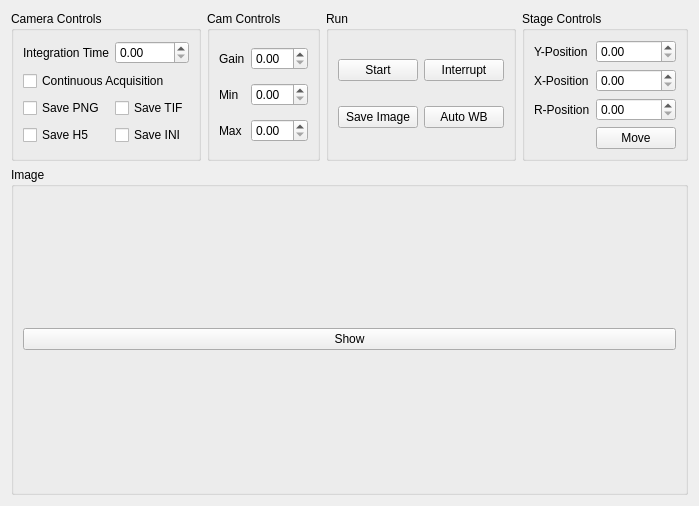
<?xml version="1.0" encoding="UTF-8"?>
<ui version="4.0">
 <class>Form</class>
 <widget class="QWidget" name="Form">
  <property name="geometry">
   <rect>
    <x>0</x>
    <y>0</y>
    <width>633</width>
    <height>506</height>
   </rect>
  </property>
  <property name="windowTitle">
   <string>Form</string>
  </property>
  <layout class="QGridLayout" name="gridLayout_2" rowstretch="0,1">

   <item row="0" column="3">
    <widget class="QGroupBox" name="move_groupBox">
     <property name="title">
      <string>Stage Controls</string>
     </property>
     <layout class="QGridLayout" name="gridLayout" columnstretch="0,0">
      <item row="0" column="1">
       <widget class="QDoubleSpinBox" name="movex_doubleSpinBox"/>
      </item>
      <item row="1" column="0">
       <widget class="QLabel" name="label_10">
        <property name="text">
         <string>X-Position</string>
        </property>
       </widget>
      </item>
      <item row="1" column="1">
       <widget class="QDoubleSpinBox" name="movey_doubleSpinBox"/>
      </item>
      <item row="0" column="0">
       <widget class="QLabel" name="label_11">
        <property name="text">
         <string>Y-Position</string>
        </property>
       </widget>
      </item>
      <item row="2" column="1">
       <widget class="QDoubleSpinBox" name="mover_doubleSpinBox"/>
      </item>
      <item row="2" column="0">
       <widget class="QLabel" name="label_3">
        <property name="text">
         <string>R-Position</string>
        </property>
       </widget>
      </item>
      <item row="3" column="1">
       <widget class="QPushButton" name="move_pushButton">
        <property name="text">
         <string>Move</string>
        </property>
       </widget>
      </item>
     </layout>
    </widget>
   </item>

   <item row="0" column="2">
    <widget class="QGroupBox" name="run_groupBox">
     <property name="title">
      <string>Run</string>
     </property>
     <layout class="QGridLayout" name="gridLayout_3">
      <item row="0" column="1">
       <widget class="QPushButton" name="interrupt_pushButton">
        <property name="text">
         <string>Interrupt</string>
        </property>
       </widget>
      </item>
      <item row="0" column="0">
       <widget class="QPushButton" name="start_pushButton">
        <property name="text">
         <string>Start</string>
        </property>
       </widget>
      </item>
      <item row="1" column="1">
       <widget class="QPushButton" name="autowb_pushButton">
        <property name="text">
         <string>Auto WB</string>
        </property>
       </widget>
      </item>
      <item row="1" column="0">
       <widget class="QPushButton" name="save_pushButton">
        <property name="text">
         <string>Save Image</string>
        </property>
       </widget>
      </item>
     </layout>
    </widget>
   </item>
   <item row="1" column="0" colspan="4">
    <widget class="QGroupBox" name="plot_groupBox">
     <property name="title">
      <string>Image</string>
     </property>
     <layout class="QVBoxLayout" name="verticalLayout">
      <item>
       <widget class="QPushButton" name="show_pushButton">
        <property name="text">
         <string>Show</string>
        </property>
       </widget>
      </item>
     </layout>
    </widget>
   </item>
   <item row="0" column="0">
    <widget class="QGroupBox" name="camera_controls_groupBox">
     <property name="title">
      <string>Camera Controls</string>
     </property>
     <layout class="QGridLayout" name="gridLayout_4">
      <item row="2" column="0" colspan="2">
       <widget class="QCheckBox" name="continuous_checkBox">
        <property name="text">
         <string>Continuous Acquisition</string>
        </property>
       </widget>
      </item>
      <item row="3" column="0">
       <widget class="QCheckBox" name="save_png_checkBox">
        <property name="text">
         <string>Save PNG</string>
        </property>
       </widget>
      </item>
      <item row="0" column="0">
       <widget class="QLabel" name="label_6">
        <property name="text">
         <string>Integration Time</string>
        </property>
       </widget>
      </item>
      <item row="0" column="1">
       <widget class="QDoubleSpinBox" name="exp_time_doubleSpinBox">
        <property name="maximum">
         <double>450.000000000000000</double>
        </property>
        <property name="singleStep">
         <double>0.300000000000000</double>
        </property>
       </widget>
      </item>
      <item row="3" column="1">
       <widget class="QCheckBox" name="save_tif_checkBox">
        <property name="text">
         <string>Save TIF</string>
        </property>
       </widget>
      </item>
      <item row="4" column="0">
       <widget class="QCheckBox" name="save_h5_checkBox">
        <property name="text">
         <string>Save H5</string>
        </property>
       </widget>
      </item>
      <item row="4" column="1">
       <widget class="QCheckBox" name="save_ini_checkBox">
        <property name="text">
         <string>Save INI</string>
        </property>
       </widget>
      </item>
     </layout>
    </widget>
   </item>
   <item row="0" column="1">
    <widget class="QGroupBox" name="roi_groupBox">
     <property name="title">
      <string>Cam Controls</string>
     </property>
     <layout class="QGridLayout" name="gridLayout" columnstretch="0,0">
      <item row="0" column="1">
       <widget class="QDoubleSpinBox" name="gain_doubleSpinBox">
        <property name="maximum">
         <double>3</double>
        </property>
        <property name="minimum">
         <double>0</double>
        </property>
       </widget>
      </item>
      <item row="0" column="0">
       <widget class="QLabel" name="label">
        <property name="text">
         <string>Gain</string>
        </property>
       </widget>
      </item>
      <item row="1" column="1">
       <widget class="QDoubleSpinBox" name="min_doubleSpinBox"/>
      </item>
      <item row="2" column="1">
       <widget class="QDoubleSpinBox" name="max_doubleSpinBox"/>
      </item>
      <item row="1" column="0">
       <widget class="QLabel" name="label_3">
        <property name="text">
         <string>Min</string>
        </property>
       </widget>
      </item>
      <item row="2" column="0">
       <widget class="QLabel" name="label_4">
        <property name="text">
         <string>Max</string>
        </property>
       </widget>
      </item>
     </layout>
    </widget>
   </item>
  </layout>
 </widget>
 <resources/>
 <connections/>
</ui>
